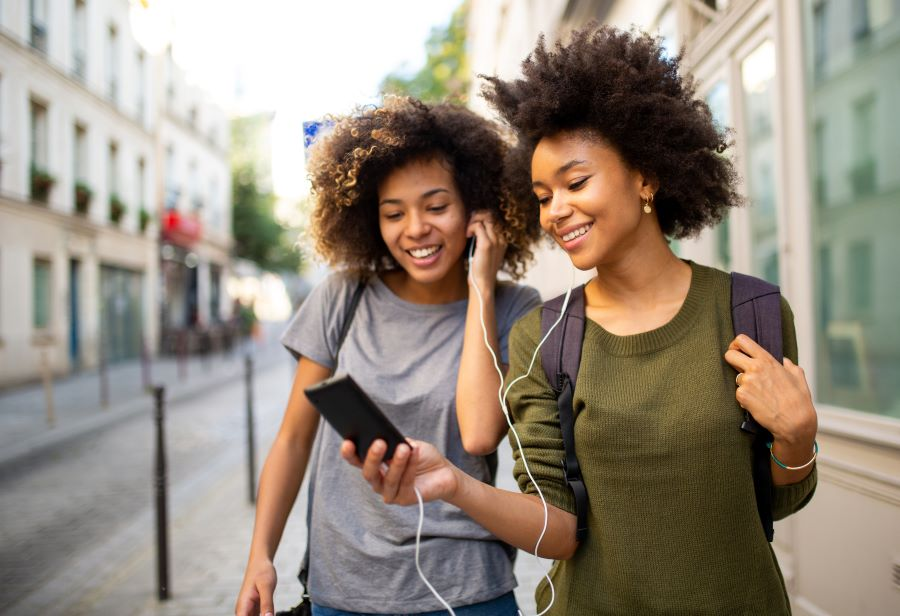
#> input picture Exercices/Data/image_01.jpg, 900 x 616 px
$ python '02_05_Réaliser_des_rotations_sur_des_images.py'
#> lines starting #> are read from the running program, lines starting #| are printed output that depends on the picture
import numpy as np
import cv2

img = cv2.imread("../../Data/image_01.jpg",1)
#> img is the input picture: shape (616, 900, 3); mean B, G, R 125.8, 138.9, 149.8

h,w,c = img.shape
#> h = 616; w = 900; c = 3

'''
R1 = cv2.getRotationMatrix2D((0,0), -45, 1)
rotated_1 = cv2.warpAffine(img, R1, (w,h))
cv2.imshow("Normal",img)
cv2.imshow("Rotated_1",rotated_1)
'''


R2 = cv2.getRotationMatrix2D((w//2,h//2), 90, 0.5)
rotated_2 = cv2.warpAffine(img, R2, (w,h))
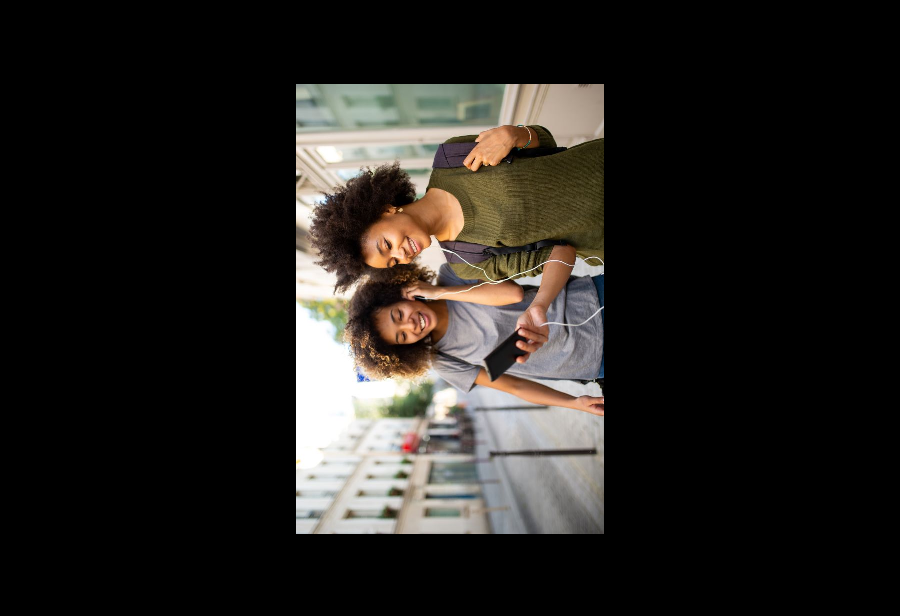
#> rotated_2: shape (616, 900, 3); mean B, G, R 31.5, 34.7, 37.5
cv2.imshow("Normal",img)
cv2.imshow("Rotated_2",rotated_2)


cv2.waitKey(0)
cv2.destroyAllWindows()

$ run again, with Exercices/Data/image_00.jpg copied over Exercices/Data/image_01.jpg
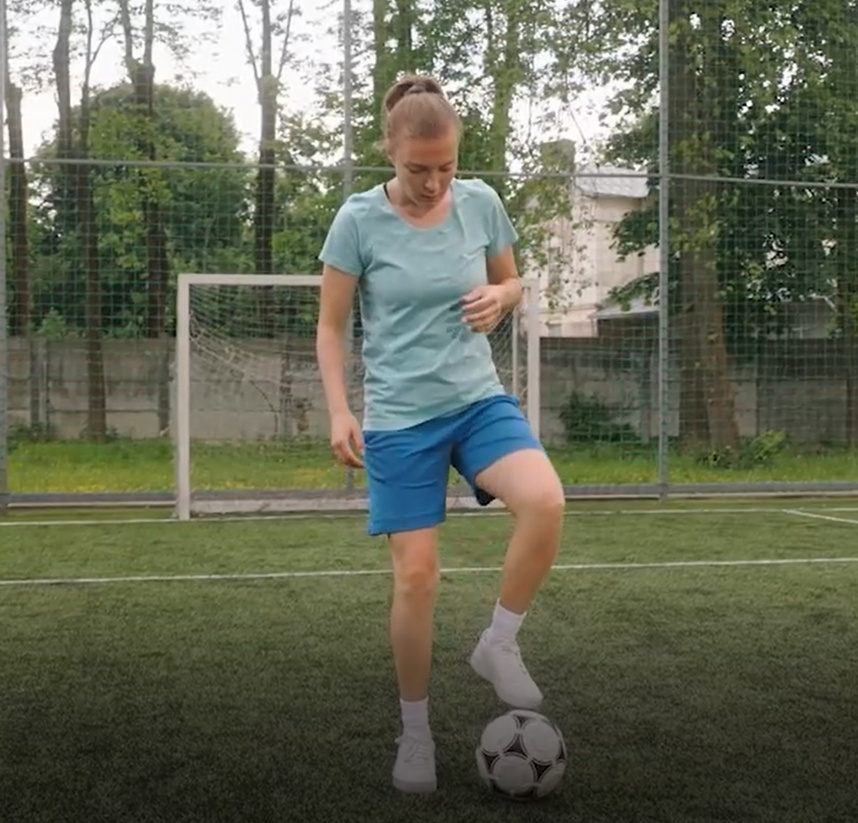
#> input picture Exercices/Data/image_00.jpg, 858 x 823 px, shrunk from 1682 x 1613 before the run
#> img is the input picture: shape (823, 858, 3); mean B, G, R 85.4, 103.7, 100.1
#> `rotated_2 = cv2.warpAffine(img, R2, (w,h))`:
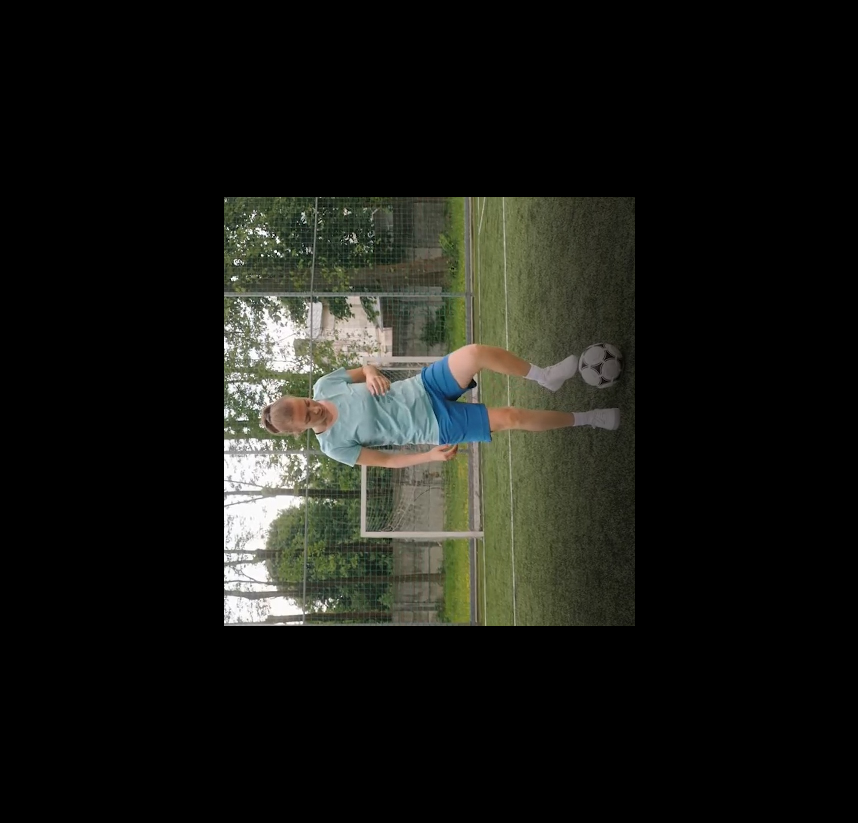
#> rotated_2: shape (823, 858, 3); mean B, G, R 21.3, 25.9, 25

$ run again, with Exercices/Data/image_02.jpg copied over Exercices/Data/image_01.jpg
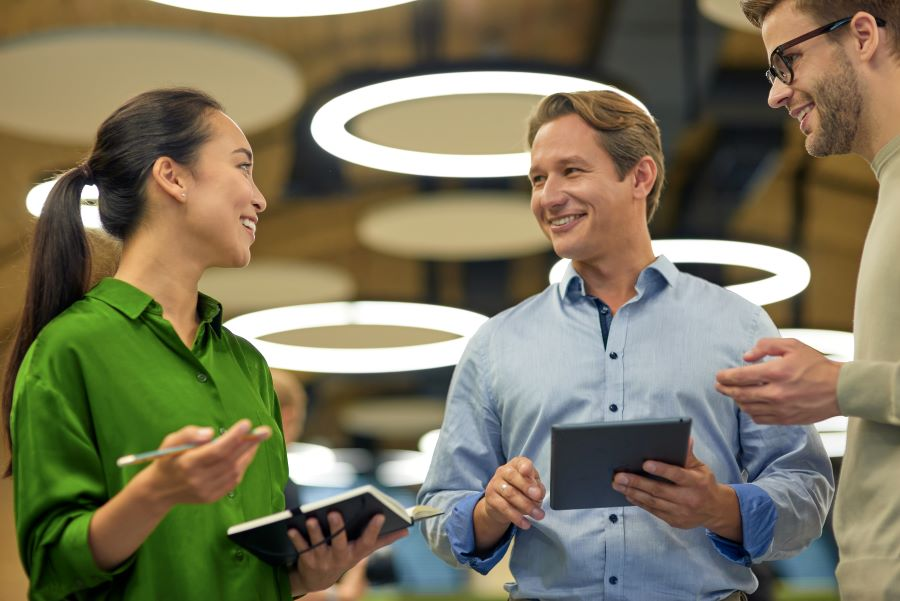
#> input picture Exercices/Data/image_02.jpg, 900 x 601 px
#> img is the input picture: shape (601, 900, 3); mean B, G, R 92.5, 117.4, 123.1
#> `rotated_2 = cv2.warpAffine(img, R2, (w,h))`:
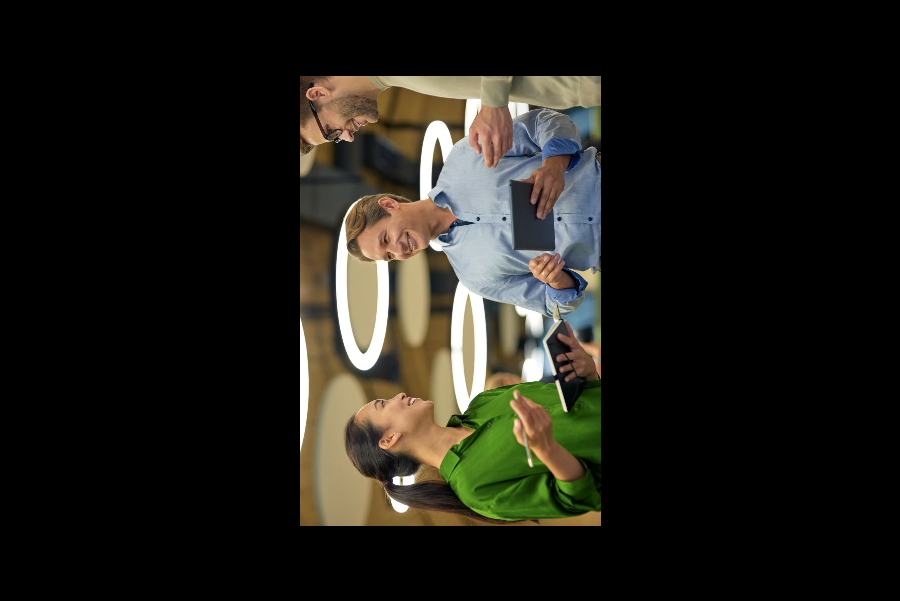
#> rotated_2: shape (601, 900, 3); mean B, G, R 23.2, 29.4, 30.8

$ run again, with Exercices/Data/image_03.jpg copied over Exercices/Data/image_01.jpg
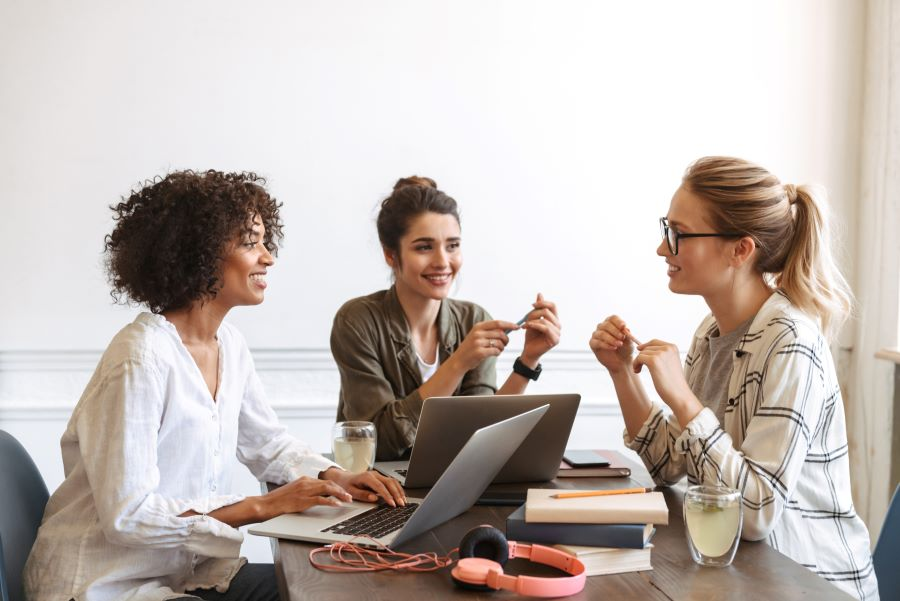
#> input picture Exercices/Data/image_03.jpg, 900 x 601 px
#> img is the input picture: shape (601, 900, 3); mean B, G, R 177.8, 183.3, 193.7
#> `rotated_2 = cv2.warpAffine(img, R2, (w,h))`:
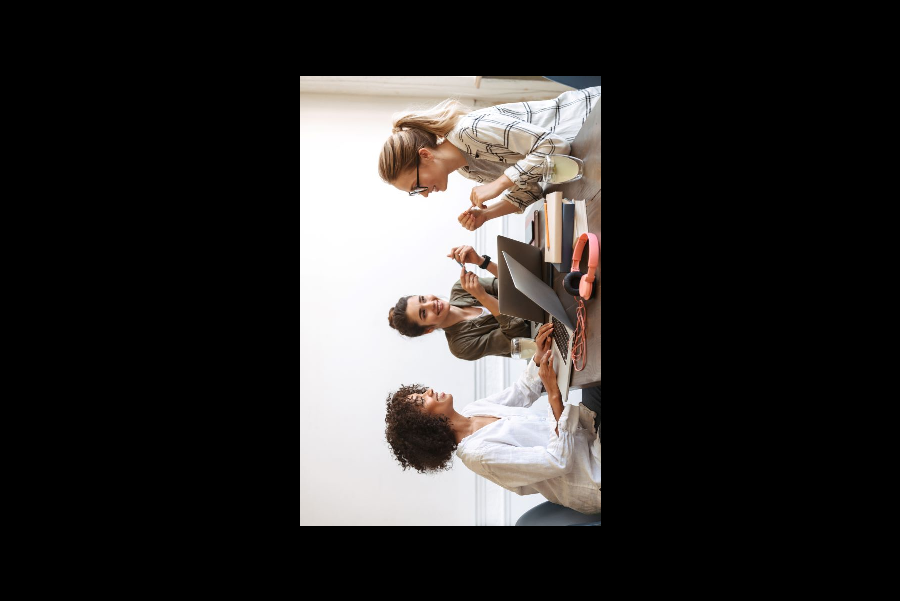
#> rotated_2: shape (601, 900, 3); mean B, G, R 44.5, 45.9, 48.5
